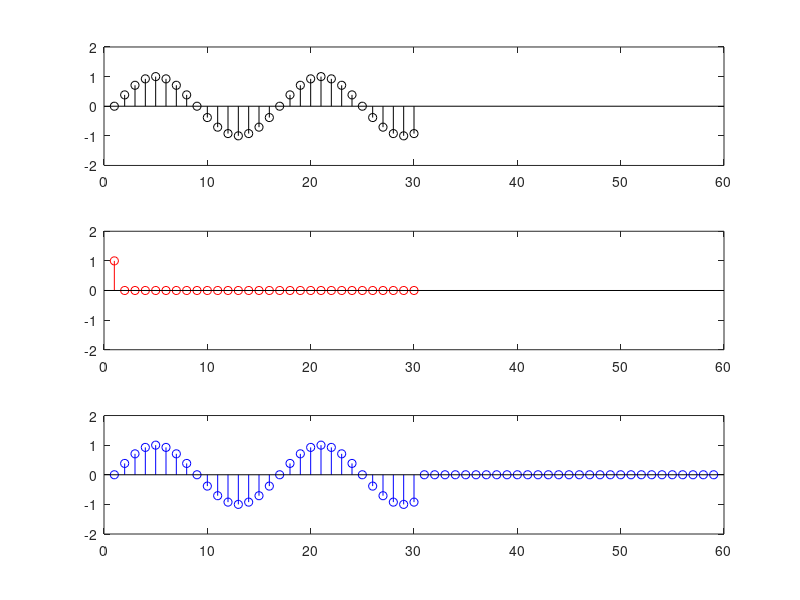

Write the MATLAB code that produced this figure.
clc;
clear all;
close all;

n = (0:29);
f = 1/16;
x = sin(2.*pi.*f.*n);

h=[1;zeros(length(n)-1,1)];
y=conv(x,h);

subplot(3,1,1);
stem(x,'black');
axis([0 60 -2 2])

subplot(3,1,2);
stem(h,'r');
axis([0 60 -2 2])

subplot(3,1,3);
stem(y,'blue');
axis([0 60 -2 2])